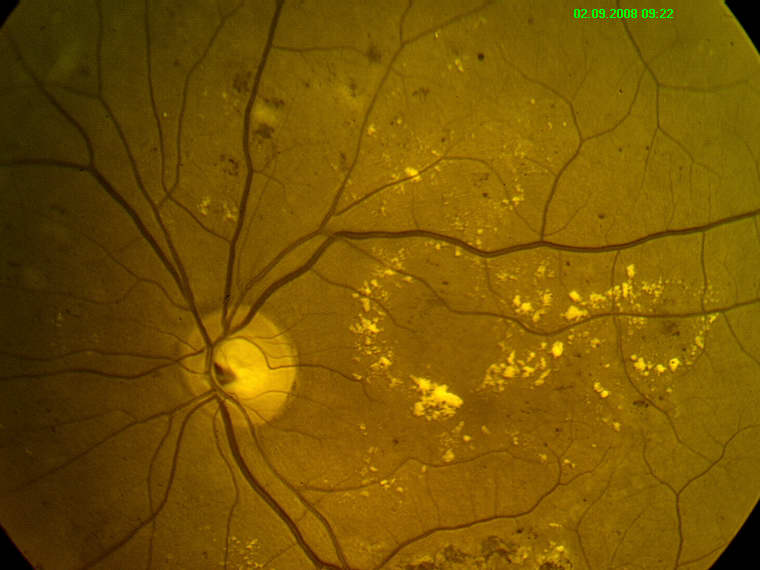
%> input picture vessel_detect/good2.jpg, 760 x 570 px
$ octave RGB_hist.m   (GNU Octave 9; MATLAB toolbox functions it lacks are replaced by stand-ins)
%> lines starting %> are read from the running program, lines starting %| are printed output that depends on the picture
clear
close all
clc
imb=imread('good2.jpg');
%> imb is the input picture: size 570x760x3 uint8; mean R, G, B 119.6, 85.3, 3
Red=imb(:,:,1);
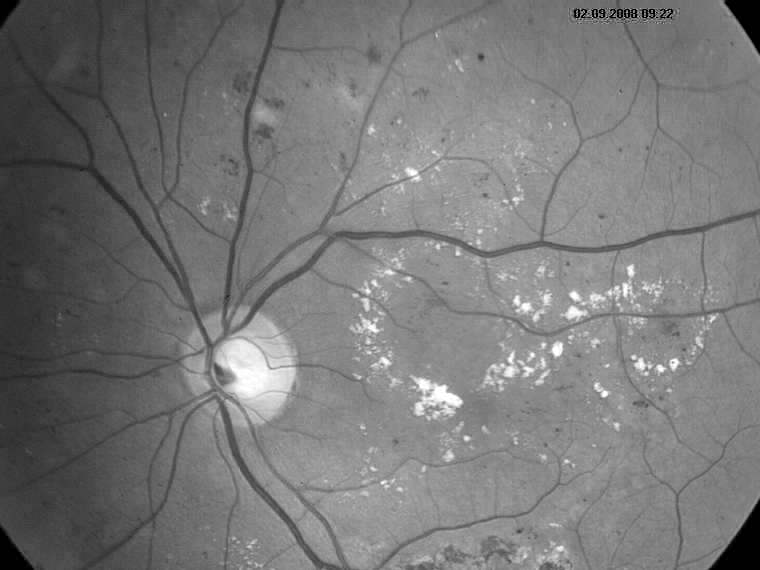
%> Red: size 570x760 uint8; min 0, max 255, mean 119.6
Green=imb(:,:,2);
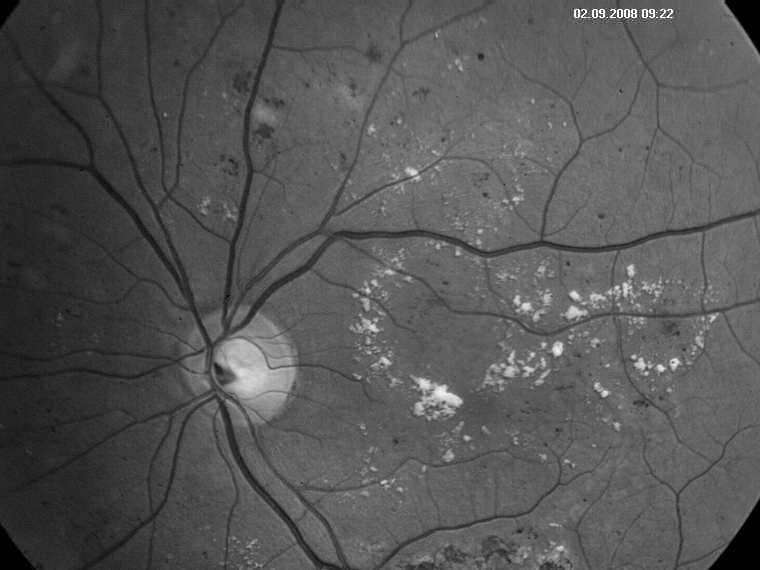
%> Green: size 570x760 uint8; min 0, max 255, mean 85.3
Blue=imb(:,:,3);
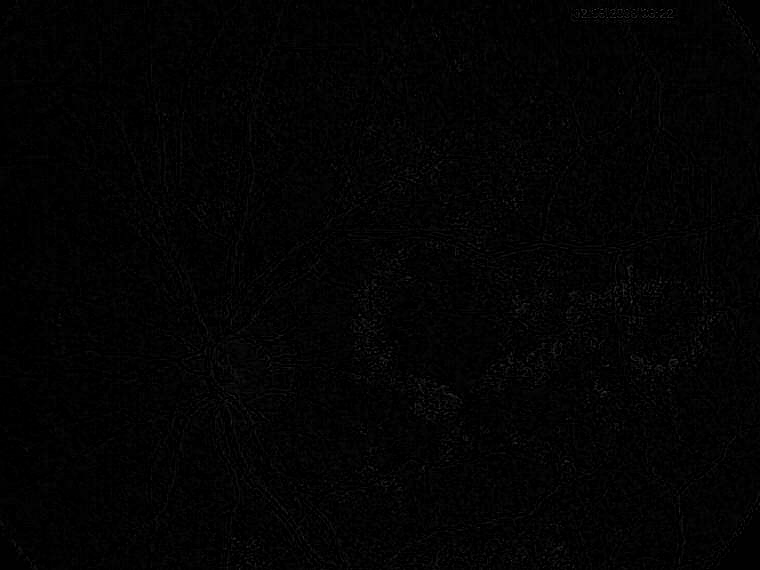
%> Blue: size 570x760 uint8; min 0, max 67, mean 3
[yRed, Red]=imhist(Red);
%> yRed = 256 values, max 9195 at index 139, min 5 at index 28, mean 1692.2; Red = 256 values from 0 to 255
[yGreen, Green]=imhist(Green);
%> yGreen = 256 values, max 10838 at index 96, min 2 at index 251, mean 1692.2; Green = 256 values from 0 to 255
[yBlue, Blue]=imhist(Blue);
%> yBlue = 256 values, max 141823 at index 1, min 0 at index 58, mean 1692.2; Blue = 256 values from 0 to 255
plot(Red,yRed,'Red',Green,yGreen,'Green',Blue,yBlue,'Blue');
%> (this line was passed over: plot is not available in this run)

$ run again, with vessel_detect/good1.jpg copied over vessel_detect/good2.jpg
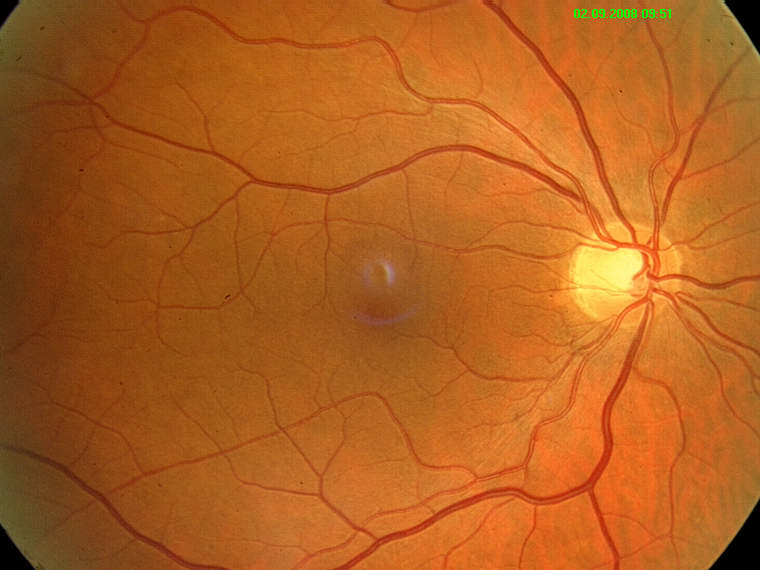
%> input picture vessel_detect/good1.jpg, 760 x 570 px
%> imb is the input picture: size 570x760x3 uint8; mean R, G, B 176, 95.4, 31.6
%> `Green=imb(:,:,2);`:
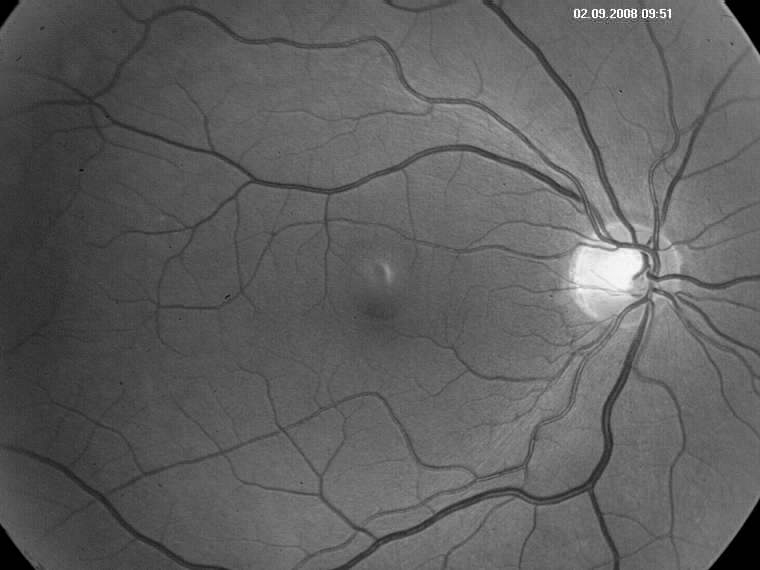
%> Green: size 570x760 uint8; min 0, max 255, mean 95.4
%> `Blue=imb(:,:,3);`:
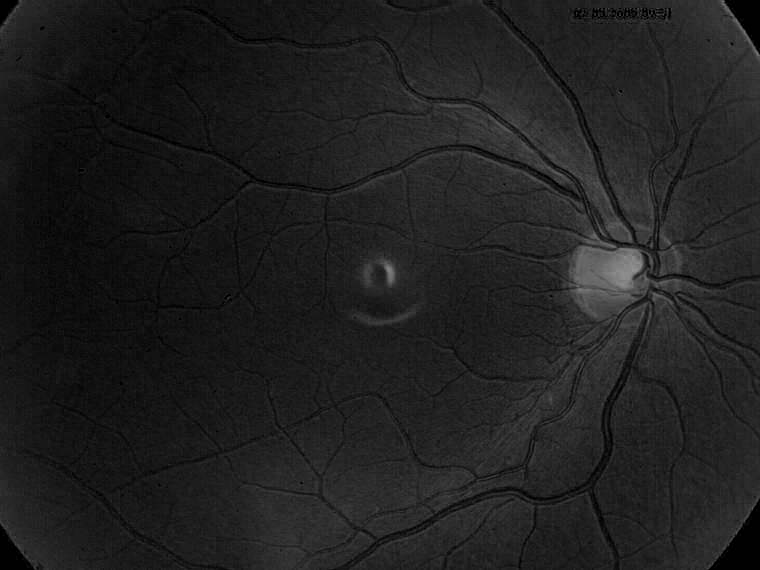
%> Blue: size 570x760 uint8; min 0, max 150, mean 31.6
%> `[yRed, Red]=imhist(Red);`: yRed = 256 values, max 4580 at index 186, min 1 at index 64, mean 1692.2; Red = 256 values from 0 to 255
%> `[yGreen, Green]=imhist(Green);`: yGreen = 256 values, max 9466 at index 106, min 3 at index 24, mean 1692.2; Green = 256 values from 0 to 255
%> `[yBlue, Blue]=imhist(Blue);`: yBlue = 256 values, max 13512 at index 36, min 0 at index 150, mean 1692.2; Blue = 256 values from 0 to 255

$ run again, with vessel_detect/good.jpg copied over vessel_detect/good2.jpg
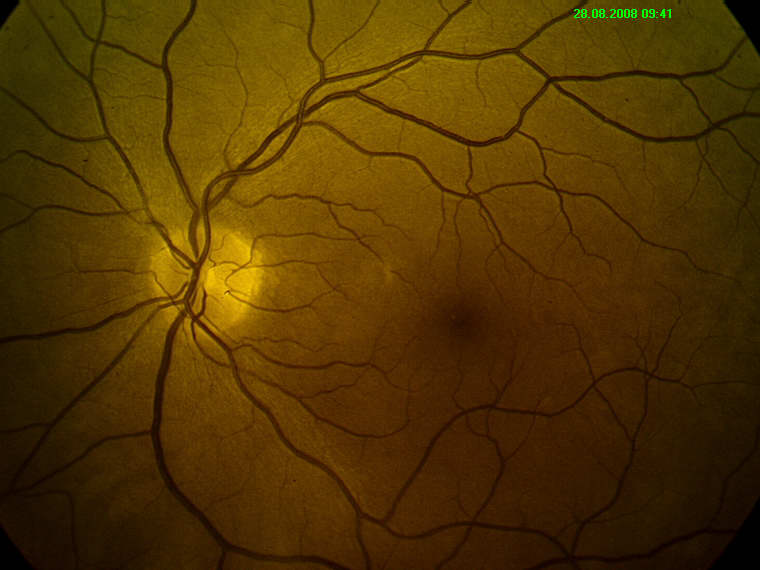
%> input picture vessel_detect/good.jpg, 760 x 570 px
%> imb is the input picture: size 570x760x3 uint8; mean R, G, B 81.7, 53.5, 2.4
%> `Red=imb(:,:,1);`:
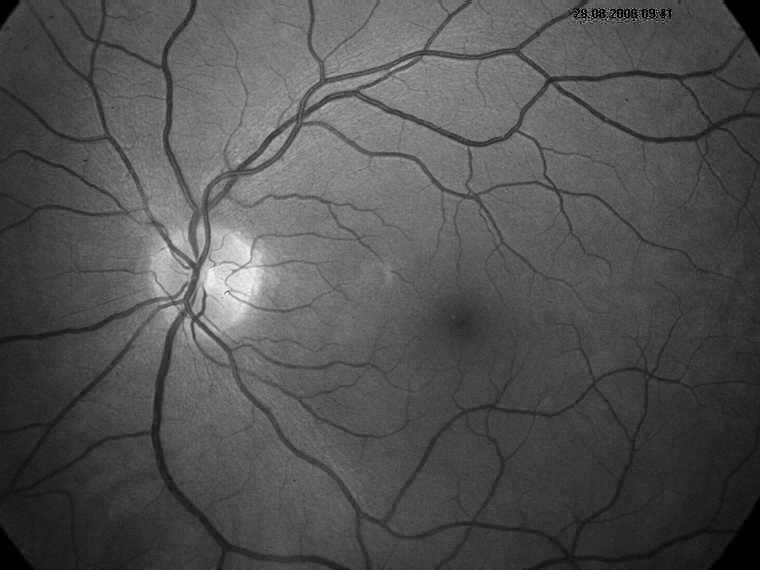
%> Red: size 570x760 uint8; min 0, max 251, mean 81.7
%> `Green=imb(:,:,2);`:
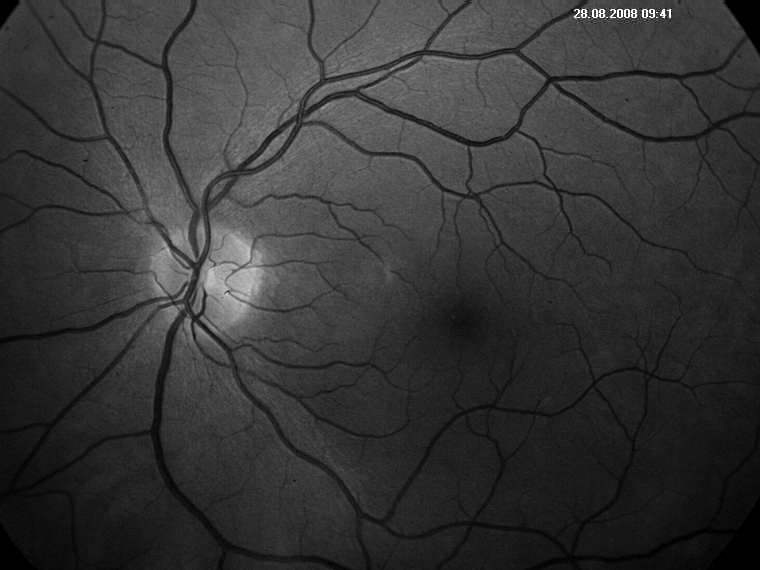
%> Green: size 570x760 uint8; min 0, max 255, mean 53.5
%> `[yRed, Red]=imhist(Red);`: yRed = 256 values, max 6369 at index 71, min 0 at index 244, mean 1692.2; Red = 256 values from 0 to 255
%> `[yGreen, Green]=imhist(Green);`: yGreen = 256 values, max 8474 at index 35, min 0 at index 201, mean 1692.2; Green = 256 values from 0 to 255
%> `[yBlue, Blue]=imhist(Blue);`: yBlue = 256 values, max 169108 at index 1, min 0 at index 59, mean 1692.2; Blue = 256 values from 0 to 255
